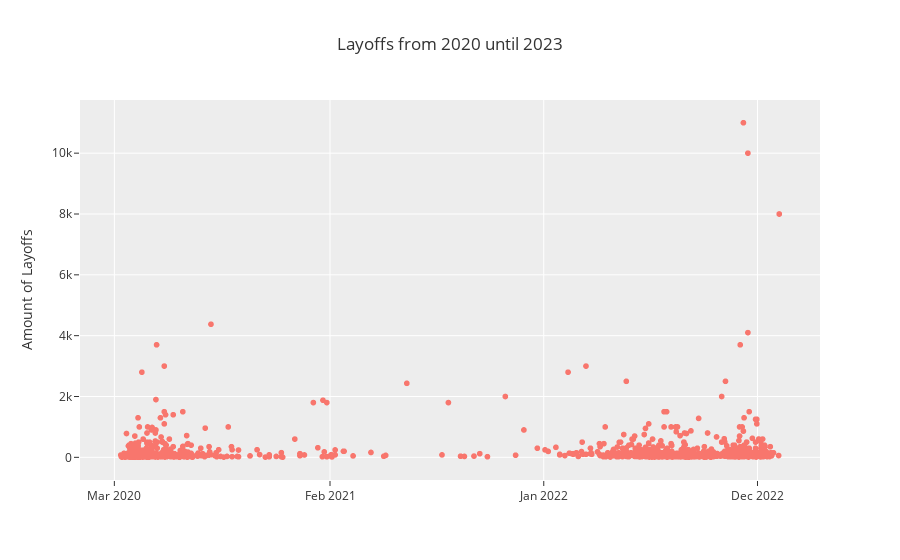

Notebook cell for this chart:
### Code cell
fig = px.scatter(df_total, x="date", y="total_laid_off",
                 template = 'ggplot2',
                 labels={
                     "date": "",
                     "total_laid_off": "Amount of Layoffs"
                 },
                title="Layoffs from 2020 until 2023")
fig.update_xaxes(
    dtick="M11",)

fig.show()

### Figure 1 — Plotly figure (JSON) as saved in the notebook; plotly's stock layout.template omitted (floating-point values rounded to 4 significant figures; data arrays with more than 128 entries replaced by an {"elided": "..."} marker saying what was removed)
{"data": [{"hovertemplate": "=%{x}<br>Amount of Layoffs=%{y}<extra></extra>", "legendgroup": "", "marker": {"color": "#F8766D", "symbol": "circle"}, "mode": "markers", "name": "", "showlegend": false, "type": "scattergl", "x": {"elided": "1317 str values"}, "xaxis": "x", "y": {"elided": "1317 float values"}, "yaxis": "y"}], "layout": {"legend": {"tracegroupgap": 0}, "title": {"text": "Layoffs from 2020 until 2023"}, "xaxis": {"anchor": "y", "domain": [0, 1], "dtick": "M11", "title": {"text": ""}}, "yaxis": {"anchor": "x", "domain": [0, 1], "title": {"text": "Amount of Layoffs"}}}}
